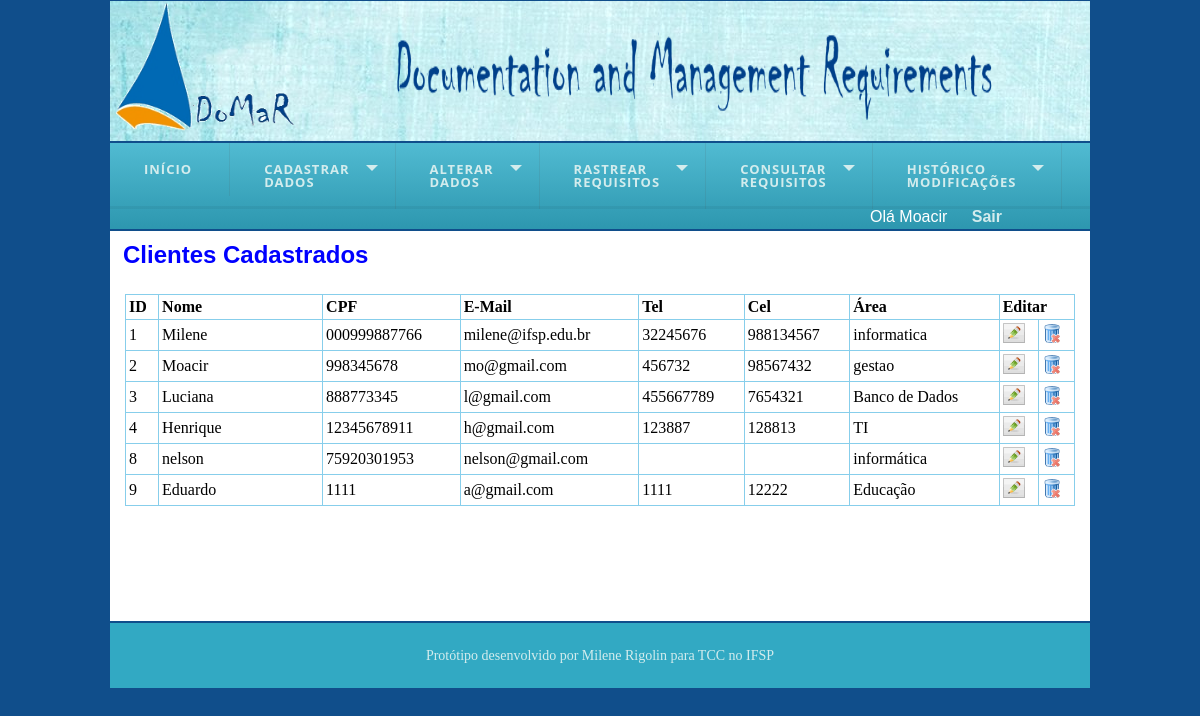
The page /consulta_usuario.php (signed in) on the database its author committed.
### tables this page shows
CREATE TABLE `usuario` (
  `id` int(11) NOT NULL AUTO_INCREMENT,
  `nome` varchar(200) NOT NULL,
  `senha` varchar(45) NOT NULL,
  `cpf` varchar(45) NOT NULL,
  `email` varchar(100) NOT NULL,
  `telefone_fixo` varchar(45) DEFAULT NULL,
  `telefone_cel` varchar(45) NOT NULL,
  `area` varchar(45) NOT NULL,
  `tipo` varchar(45) NOT NULL,
  `login` varchar(20) DEFAULT NULL,
  PRIMARY KEY (`id`)
);

### consulta_usuario.php (the view, shortened to what this page needs)
<?php
	include "template/topo.php";
?>
<div id = "content">
  <?php
		if($con){
			$sql = "select * from usuario";
			$rs = mysqli_query($con, $sql);
			if($rs){?>
				<h2> Clientes Cadastrados </h2><center>
				<table  align = "center">
					<tr align = "left">
						<th>ID</th>
						<th class = "nm" width = '140px'>Nome</th>
						<th>CPF</th>
						<th>E-Mail</th>
						<th>Tel</th>
						<th>Cel</th>
						<th>Área</th>
						<th colspan = 2>Editar</th>
					</tr>
				<?php
					while ($valor = mysqli_fetch_array($rs)){
						echo "<tr align = 'center'>
								<td> ".$valor["id"]."</td>
								<td class = 'nm'> ".$valor["nome"]."</td>
								<td> ".$valor["cpf"]."</td>
								<td> ".$valor["email"]."</td>
								<td> ".$valor["telefone_fixo"]."</td>
								<td> ".$valor["telefone_cel"]."</td>
								<td> ".$valor["area"]."</td>
								<td><a href='altera_usuario.php?seq=". $valor["id"].
									"'><img src='figura/edit.png' alt='edit' height='20'></a></td>
								<td><a href='delete_usuario.php?seq=". $valor["id"].
									"'><img  src='figura/del.png' alt='del' height='20'></a></td>
							</tr>";
					}
					echo "</table></center>";
			}
			else{
				echo "Erro de Consulta de clientes: ".mysqli_error($con);
			}
		}
		else{
			echo "Erro de conexão: ".mysqli_error($con);
		}
 ?>
</div>
<?php
	include "template/rodape.php";
?>

### css/formatacao.css (style rules this page uses)
* { border: 0px; margin: 0px; }
body { background-color: #104E8B; }
#content { background:#FFFFFF; height: 380px; width: 970px; margin-top: 2px; margin-bottom: 2px; padding-top: 10px; padding-left: 5px; padding-right: 5px; float: right; overflow:auto; }
h2, h3 { color: #0000FF; font-family: Arial,Helvetica,sans-serif; padding-left: 8px; }
table, td, th, tr { border: 1px solid #87CEEB; border-collapse: collapse; padding: 3px; margin-top: 25px; text-align: left; }
table { width: 950px; }
.nm { padding-right: 20px; padding-left: 3px; text-align: left; }

### rows shown on the page
usuario: id "1", nome "Milene", cpf "000999887766", email "milene@ifsp.edu.br", telefone_fixo "32245676", telefone_cel "988134567", area "informatica"
usuario: id "2", nome "Moacir", cpf "998345678", email "mo@gmail.com", telefone_fixo "456732", telefone_cel "98567432", area "gestao"
usuario: id "3", nome "Luciana", cpf "888773345", email "l@gmail.com", telefone_fixo "455667789", telefone_cel "7654321", area "Banco de Dados"
usuario: id "4", nome "Henrique", cpf "12345678911", email "h@gmail.com", telefone_fixo "123887", telefone_cel "128813", area "TI"
usuario: id "8", nome "nelson", cpf "75920301953", email "nelson@gmail.com", area "informática"
usuario: id "9", nome "Eduardo", cpf "1111", email "a@gmail.com", telefone_fixo "1111", telefone_cel "12222", area "Educação"

### other values the page prints
$_SESSION['nome'] "Moacir"
